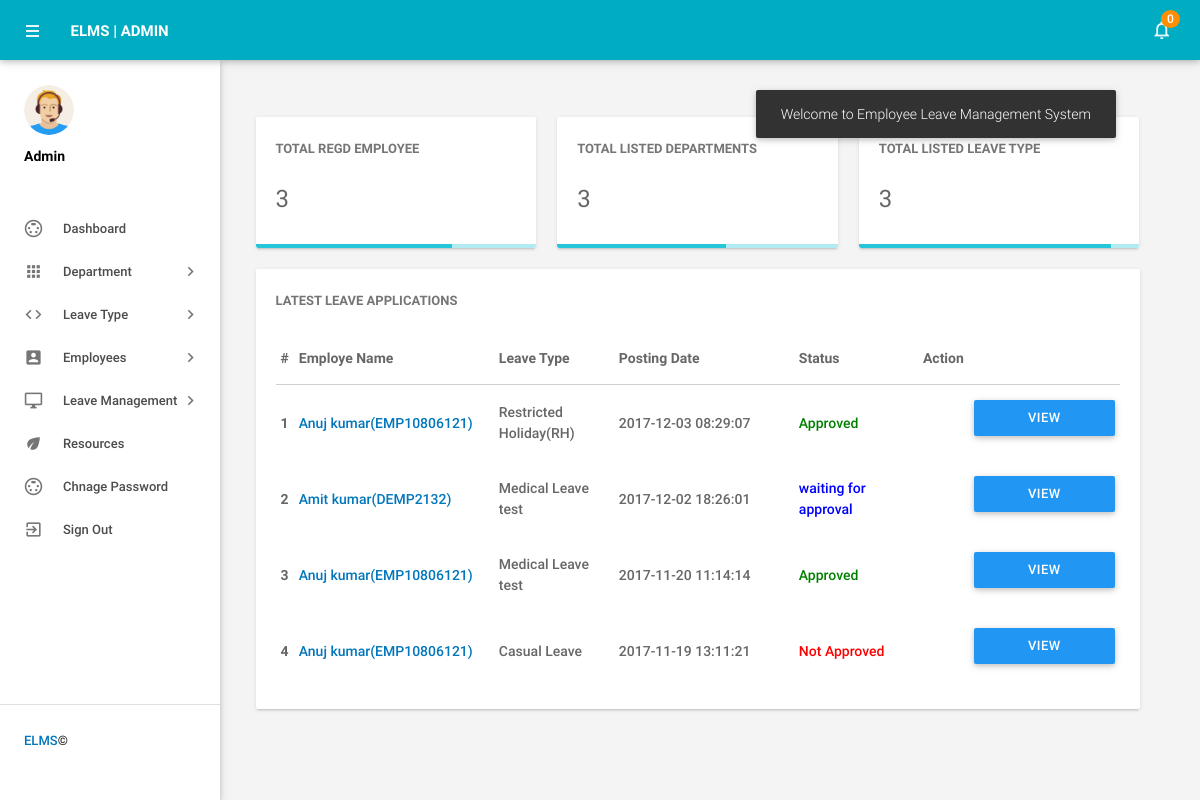
The app's page /elms/admin/dashboard.php (signed in) with its own data.
### tables this page shows
CREATE TABLE `totalemployees` (
  `seq` int(11) NOT NULL,
  `tot` int(11) DEFAULT NULL
);

CREATE TABLE `totaldepartment` (
  `seq` int(11) NOT NULL,
  `tot` int(11) DEFAULT NULL
);

CREATE TABLE `totalleavetype` (
  `seq` int(11) NOT NULL,
  `tot` int(11) DEFAULT NULL
);

CREATE TABLE `tblleaves` (
  `id` int(11) NOT NULL,
  `LeaveType` varchar(110) NOT NULL,
  `ToDate` varchar(120) NOT NULL,
  `FromDate` varchar(120) NOT NULL,
  `Description` mediumtext NOT NULL,
  `PostingDate` timestamp NOT NULL DEFAULT current_timestamp(),
  `AdminRemark` mediumtext DEFAULT NULL,
  `AdminRemarkDate` varchar(120) DEFAULT NULL,
  `Status` int(1) NOT NULL,
  `IsRead` int(1) NOT NULL,
  `empid` int(11) DEFAULT NULL
);

CREATE TABLE `tblemployees` (
  `id` int(11) NOT NULL,
  `EmpId` varchar(100) NOT NULL,
  `FirstName` varchar(150) NOT NULL,
  `LastName` varchar(150) NOT NULL,
  `EmailId` varchar(200) NOT NULL,
  `Password` varchar(180) NOT NULL,
  `Gender` varchar(100) NOT NULL,
  `Dob` varchar(100) NOT NULL,
  `Department` varchar(255) NOT NULL,
  `Address` varchar(255) NOT NULL,
  `City` varchar(200) NOT NULL,
  `Country` varchar(150) NOT NULL,
  `Phonenumber` char(11) NOT NULL,
  `Status` int(1) NOT NULL,
  `RegDate` timestamp NOT NULL DEFAULT current_timestamp()
);

### elms/admin/dashboard.php (the view, shortened to what this page needs)
<?php
include('includes/config.php');
if(strlen($_SESSION['alogin'])==0)
    {
header('location:index.php');
}
else{
?>
<!DOCTYPE html>
<html lang="en">
    <head>
        <link type="text/css" rel="stylesheet" href="../assets/plugins/materialize/css/materialize.min.css"/>
        <link href="../assets/plugins/metrojs/MetroJs.min.css" rel="stylesheet">
        <link href="../assets/plugins/weather-icons-master/css/weather-icons.min.css" rel="stylesheet">
        <link href="../assets/css/alpha.min.css" rel="stylesheet" type="text/css"/>
        <link href="../assets/css/custom.css" rel="stylesheet" type="text/css"/>
    </head>
    <body>
           <?php include('includes/header.php');?>
       <?php include('includes/sidebar.php');?>
            <main class="mn-inner">
                <div class="middle-content">
                    <div class="row no-m-t no-m-b">
                    <div class="col s12 m12 l4">
                        <div class="card stats-card">
                            <div class="card-content">
                                <span class="card-title">Total Regd Employee</span>
                                <span class="stats-counter">
<?php
$sql = "SELECT tot from totalemployees";
$query = $dbh -> prepare($sql);
$query->execute();
$results=$query->fetchAll(PDO::FETCH_OBJ);
?>
                                    <span class="counter"><?php echo htmlentities($results[0]->tot);?></span></span>
                            </div>
                            <div class="progress stats-card-progress">
                                <div class="determinate" style="width: 70%"></div>
                            </div>
                        </div>
                    </div>
                        <div class="col s12 m12 l4">
                        <div class="card stats-card">
                            <div class="card-content">
                                <span class="card-title">Total Listed Departments </span>
    <?php
$sql = "SELECT tot from totaldepartment";
$query = $dbh -> prepare($sql);
$query->execute();
$results=$query->fetchAll(PDO::FETCH_OBJ);
?>
                                <span class="stats-counter"><span class="counter"><?php echo htmlentities($results[0]->tot);?></span></span>
                            </div>
                            <div class="progress stats-card-progress">
                                <div class="determinate" style="width: 60%"></div>
                            </div>
                        </div>
                    </div>
                    <div class="col s12 m12 l4">
                        <div class="card stats-card">
                            <div class="card-content">
                                <span class="card-title">Total Listed leave Type</span>
                                    <?php
$sql = "SELECT tot from  totalleavetype";
$query = $dbh -> prepare($sql);
$query->execute();
$results=$query->fetchAll(PDO::FETCH_OBJ);
?>
                                <span class="stats-counter"><span class="counter"><?php echo htmlentities($results[0]->tot);?></span></span>
                            </div>
                            <div class="progress stats-card-progress">
                                <div class="determinate" style="width: 90%"></div>
                            </div>
                        </div>
                    </div>
                </div>
                    <div class="row no-m-t no-m-b">
                        <div class="col s12 m12 l12">
                            <div class="card invoices-card">
                                <div class="card-content">
                                    <span class="card-title">Latest Leave Applications</span>
                             <table id="example" class="display responsive-table ">
                                    <thead>
                                        <tr>
                                            <th>#</th>
                                            <th width="200">Employe Name</th>
                                            <th width="120">Leave Type</th>
                                             <th width="180">Posting Date</th>
                                            <th>Status</th>
                                            <th align="center">Action</th>
                                        </tr>
                                    </thead>
                                    <tbody>
<?php $sql = "SELECT tblleaves.id as lid,tblemployees.FirstName,tblemployees.LastName,tblemployees.EmpId,tblemployees.id,tblleaves.LeaveType,tblleaves.PostingDate,tblleaves.Status from tblleaves join tblemployees on tblleaves.empid=tblemployees.id order by lid desc limit 6";
$query = $dbh -> prepare($sql);
$query->execute();
$results=$query->fetchAll(PDO::FETCH_OBJ);
$cnt=1;
if($query->rowCount() > 0)
{
foreach($results as $result)
{
      ?>
                                        <tr>
                                            <td> <b><?php echo htmlentities($cnt);?></b></td>
                                              <td><a href="editemployee.php?empid=<?php echo htmlentities($result->id);?>" target="_blank"><?php echo htmlentities($result->FirstName." ".$result->LastName);?>(<?php echo htmlentities($result->EmpId);?>)</a></td>
                                            <td><?php echo htmlentities($result->LeaveType);?></td>
                                            <td><?php echo htmlentities($result->PostingDate);?></td>
                                                                       <td><?php $stats=$result->Status;
if($stats==1){
                                             ?>
                                                 <span style="color: green">Approved</span>
                                                 <?php } if($stats==2)  { ?>
                                                <span style="color: red">Not Approved</span>
                                                 <?php } if($stats==0)  { ?>
 <span style="color: blue">waiting for approval</span>
 <?php } ?>
                                             </td>
          <td>
           <td><a href="leave-details.php?leaveid=<?php echo htmlentities($result->lid);?>" class="waves-effect waves-light btn blue m-b-xs"  > View Details</a></td>
                                    </tr>
                                         <?php $cnt++;} }?>
                                    </tbody>
                                </table>
                                </div>
                            </div>
                        </div>
                    </div>
                </div>
            </main>
        </div>
    </body>
</html>
<?php } ?>

### records on screen
totalemployees: tot "3"
totaldepartment: tot "3"
totalleavetype: tot "3"
tblleaves: tblemployees.FirstName+LastName "Anuj kumar", tblemployees.EmpId "EMP10806121", LeaveType "Restricted Holiday(RH)", PostingDate "2017-12-03 08:29:07", Status "Approved"
tblleaves: tblemployees.FirstName+LastName "Amit kumar", tblemployees.EmpId "DEMP2132", LeaveType "Medical Leave test", PostingDate "2017-12-02 18:26:01", Status "waiting for approval"
tblleaves: tblemployees.FirstName+LastName "Anuj kumar", tblemployees.EmpId "EMP10806121", LeaveType "Medical Leave test", PostingDate "2017-11-20 11:14:14", Status "Approved"
tblleaves: tblemployees.FirstName+LastName "Anuj kumar", tblemployees.EmpId "EMP10806121", LeaveType "Casual Leave", PostingDate "2017-11-19 13:11:21", Status "Not Approved"

### other values on screen
$unreadcount "0"
